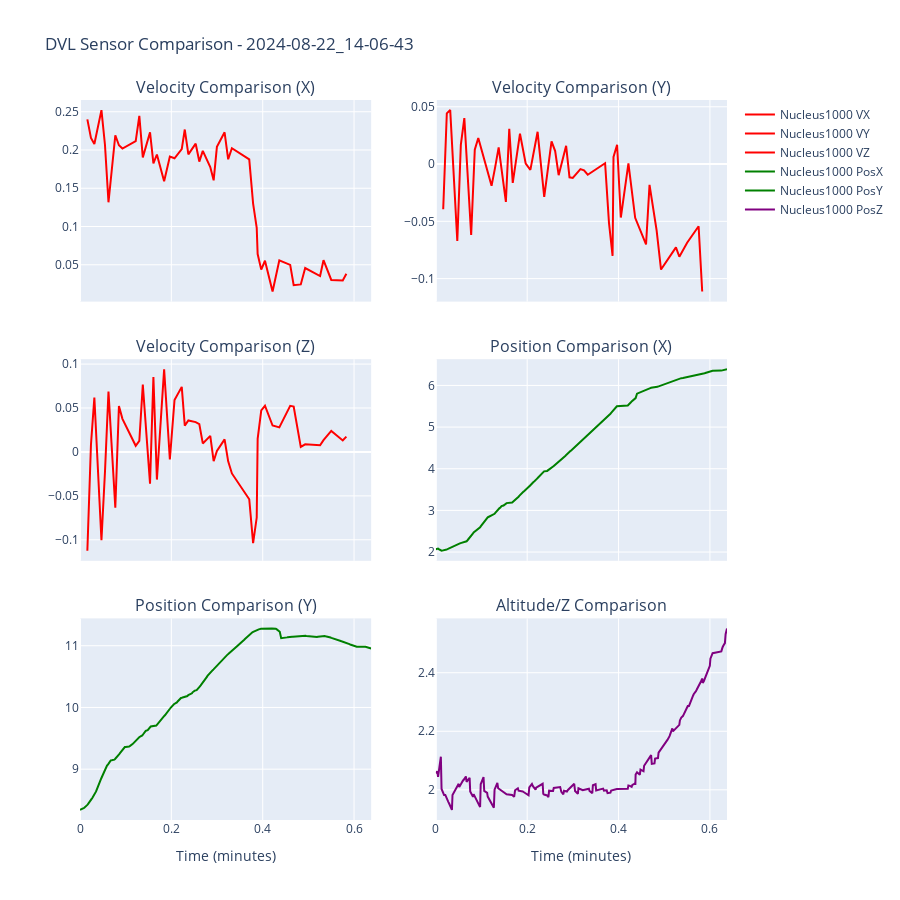

The notebook cell saved with this chart:
### Code cell
# 📊 DVL SENSOR COMPARISON ANALYSIS
# =================================
# Compare nucleus1000dvl bottomtrack data with traditional sensor_dvl position/velocity

# Reload the utility module to get latest updates
import importlib
importlib.reload(dvl_utils)

# Recreate analyzer with updated methods
analyzer = dvl_utils.Nucleus1000DVLAnalyzer(BY_BAG_FOLDER)

print("🔍 DVL Sensor Comparison Analysis")
print("=" * 50)

# Check available bags for comparison
selected_bag = first_bag  # Use the same bag as before
print(f"📁 Using bag: {selected_bag}")

# Load nucleus1000dvl bottomtrack data (primary DVL sensor)
nucleus_bt = analyzer.load_sensor_data("bottomtrack", selected_bag)

# Load traditional sensor DVL data for comparison
sensor_dvl_pos = analyzer._load_single_file("sensor_dvl_position", selected_bag)
sensor_dvl_vel = analyzer._load_single_file("sensor_dvl_velocity", selected_bag)

if nucleus_bt is not None and sensor_dvl_pos is not None and sensor_dvl_vel is not None:
    print(f"✅ Loaded nucleus1000dvl bottomtrack: {len(nucleus_bt)} samples")
    print(f"✅ Loaded sensor_dvl_position: {len(sensor_dvl_pos)} samples")
    print(f"✅ Loaded sensor_dvl_velocity: {len(sensor_dvl_vel)} samples")
    
    # Use the comparison function from our analyzer
    analyzer.compare_dvl_sensors(selected_bag, interactive=HAS_PLOTLY)
    
    # Data quality comparison
    print("\n📈 Data Quality Summary:")
    print("-" * 30)
    
    # Focus on key velocity columns
    nucleus_vel_cols = ['dvl_velocity_xyz.x', 'dvl_velocity_xyz.y', 'dvl_velocity_xyz.z']
    sensor_vel_cols = ['velocity.x', 'velocity.y', 'velocity.z']
    sensor_pos_cols = ['x', 'y', 'z']
    
    # Nucleus1000DVL bottomtrack statistics
    nucleus_valid = nucleus_bt.dropna(subset=nucleus_vel_cols)
    print(f"Nucleus1000DVL bottomtrack valid samples: {len(nucleus_valid)}/{len(nucleus_bt)} ({100*len(nucleus_valid)/len(nucleus_bt):.1f}%)")
    
    if len(nucleus_valid) > 0:
        print(f"  - Velocity X range: {nucleus_valid['dvl_velocity_xyz.x'].min():.3f} to {nucleus_valid['dvl_velocity_xyz.x'].max():.3f} m/s")
        print(f"  - Velocity Y range: {nucleus_valid['dvl_velocity_xyz.y'].min():.3f} to {nucleus_valid['dvl_velocity_xyz.y'].max():.3f} m/s") 
        print(f"  - Velocity Z range: {nucleus_valid['dvl_velocity_xyz.z'].min():.3f} to {nucleus_valid['dvl_velocity_xyz.z'].max():.3f} m/s")
    
    # Sensor DVL statistics
    sensor_vel_valid = sensor_dvl_vel.dropna(subset=sensor_vel_cols)
    sensor_pos_valid = sensor_dvl_pos.dropna(subset=sensor_pos_cols)
    
    print(f"\nTraditional sensor_dvl statistics:")
    print(f"  - Position valid samples: {len(sensor_pos_valid)}/{len(sensor_dvl_pos)} ({100*len(sensor_pos_valid)/len(sensor_dvl_pos):.1f}%)")
    print(f"  - Velocity valid samples: {len(sensor_vel_valid)}/{len(sensor_dvl_vel)} ({100*len(sensor_vel_valid)/len(sensor_dvl_vel):.1f}%)")
    
    if len(sensor_vel_valid) > 0:
        print(f"  - Velocity X range: {sensor_vel_valid['velocity.x'].min():.3f} to {sensor_vel_valid['velocity.x'].max():.3f} m/s")
        print(f"  - Velocity Y range: {sensor_vel_valid['velocity.y'].min():.3f} to {sensor_vel_valid['velocity.y'].max():.3f} m/s")
        print(f"  - Velocity Z range: {sensor_vel_valid['velocity.z'].min():.3f} to {sensor_vel_valid['velocity.z'].max():.3f} m/s")
    
    if len(sensor_pos_valid) > 0:
        print(f"  - Position X range: {sensor_pos_valid['x'].min():.3f} to {sensor_pos_valid['x'].max():.3f} m")
        print(f"  - Position Y range: {sensor_pos_valid['y'].min():.3f} to {sensor_pos_valid['y'].max():.3f} m")
        print(f"  - Position Z range: {sensor_pos_valid['z'].min():.3f} to {sensor_pos_valid['z'].max():.3f} m")
    
    # Data rate comparison
    print(f"\n🕐 Sampling Rate Comparison:")
    nucleus_duration = nucleus_bt['t_rel'].max() / 60.0  # minutes
    sensor_vel_duration = sensor_dvl_vel['t_rel'].max() / 60.0
    sensor_pos_duration = sensor_dvl_pos['t_rel'].max() / 60.0
    
    print(f"  - Nucleus1000DVL rate: {len(nucleus_bt)/nucleus_duration:.1f} samples/min")
    print(f"  - Sensor DVL velocity rate: {len(sensor_dvl_vel)/sensor_vel_duration:.1f} samples/min")
    print(f"  - Sensor DVL position rate: {len(sensor_dvl_pos)/sensor_pos_duration:.1f} samples/min")
    
else:
    missing = []
    if nucleus_bt is None:
        missing.append("nucleus1000dvl_bottomtrack")
    if sensor_dvl_pos is None:
        missing.append("sensor_dvl_position")
    if sensor_dvl_vel is None:
        missing.append("sensor_dvl_velocity")
    
    print(f"❌ Missing data files: {', '.join(missing)}")
    print("Cannot perform comparison analysis")

print("\n✅ DVL Sensor Comparison Complete!")

### Figure 1 — Plotly figure (JSON) as saved in the notebook; plotly's stock layout.template omitted (floating-point values rounded to 4 significant figures; data arrays with more than 128 entries replaced by an {"elided": "..."} marker saying what was removed)
{"data": [{"line": {"color": "red"}, "name": "Nucleus1000 VX", "type": "scatter", "x": [0.01612, 0.02399, 0.03144, 0.04697, 0.05469, 0.06236, 0.0773, 0.08522, 0.09288, 0.122, 0.1299, 0.1375, 0.1533, 0.1607, 0.1684, 0.1842, 0.1967, 0.2069, 0.2228, 0.2294, 0.2373, 0.2533, 0.2612, 0.2688, 0.2852, 0.2926, 0.2997, 0.3165, 0.3244, 0.3326, 0.3705, 0.379, 0.3869, 0.3889, 0.3968, 0.405, 0.4216, 0.4364, 0.4602, 0.4678, 0.4833, 0.493, 0.5256, 0.5331, 0.5501, 0.5753, 0.5831], "xaxis": "x", "y": [0.2401, 0.2158, 0.2079, 0.2522, 0.2065, 0.1317, 0.2193, 0.2062, 0.2019, 0.2114, 0.2446, 0.1903, 0.2231, 0.1824, 0.1941, 0.1592, 0.1915, 0.1892, 0.2012, 0.2268, 0.1943, 0.2083, 0.1849, 0.1989, 0.1777, 0.1604, 0.2041, 0.2231, 0.1879, 0.2022, 0.1878, 0.13, 0.09835, 0.06403, 0.04365, 0.05526, 0.01505, 0.05584, 0.04981, 0.02338, 0.02436, 0.04567, 0.03532, 0.05593, 0.03016, 0.02961, 0.0383], "yaxis": "y"}, {"line": {"color": "red"}, "name": "Nucleus1000 VY", "type": "scatter", "x": [0.01612, 0.02399, 0.03144, 0.04697, 0.05469, 0.06236, 0.0773, 0.08522, 0.09288, 0.122, 0.1299, 0.1375, 0.1533, 0.1607, 0.1684, 0.1842, 0.1967, 0.2069, 0.2228, 0.2294, 0.2373, 0.2533, 0.2612, 0.2688, 0.2852, 0.2926, 0.2997, 0.3165, 0.3244, 0.3326, 0.3705, 0.379, 0.3869, 0.3889, 0.3968, 0.405, 0.4216, 0.4364, 0.4602, 0.4678, 0.4833, 0.493, 0.5256, 0.5331, 0.5501, 0.5753, 0.5831], "xaxis": "x2", "y": [-0.03942, 0.04427, 0.0471, -0.06719, 0.0167, 0.04008, -0.06196, 0.01248, 0.02272, -0.01902, -0.002705, 0.01448, -0.03302, 0.03067, -0.01653, 0.02648, 0.0003268, -0.005085, 0.02815, 0.004586, -0.02865, 0.01979, 0.01128, -0.009766, 0.01588, -0.01157, -0.01217, -0.00444, -0.005445, -0.009353, 0.0007141, -0.0511, -0.08018, 0.006211, 0.01682, -0.04669, 0.0005542, -0.04692, -0.07017, -0.01816, -0.05788, -0.09209, -0.07273, -0.08091, -0.0687, -0.05431, -0.1113], "yaxis": "y2"}, {"line": {"color": "red"}, "name": "Nucleus1000 VZ", "type": "scatter", "x": [0.01612, 0.02399, 0.03144, 0.04697, 0.05469, 0.06236, 0.0773, 0.08522, 0.09288, 0.122, 0.1299, 0.1375, 0.1533, 0.1607, 0.1684, 0.1842, 0.1967, 0.2069, 0.2228, 0.2294, 0.2373, 0.2533, 0.2612, 0.2688, 0.2852, 0.2926, 0.2997, 0.3165, 0.3244, 0.3326, 0.3705, 0.379, 0.3869, 0.3889, 0.3968, 0.405, 0.4216, 0.4364, 0.4602, 0.4678, 0.4833, 0.493, 0.5256, 0.5331, 0.5501, 0.5753, 0.5831], "xaxis": "x3", "y": [-0.1125, 0.008206, 0.06198, -0.1006, -0.02255, 0.06865, -0.06355, 0.05234, 0.03769, 0.00704, 0.01252, 0.07662, -0.03618, 0.0854, -0.03148, 0.0941, -0.008654, 0.0592, 0.07408, 0.03001, 0.03584, 0.03393, 0.0317, 0.009677, 0.01827, -0.01056, 0.001201, 0.01431, -0.01065, -0.02447, -0.05387, -0.1038, -0.07467, 0.01482, 0.04738, 0.05258, 0.0301, 0.028, 0.05245, 0.05158, 0.005698, 0.008663, 0.007552, 0.01343, 0.02392, 0.01305, 0.01751], "yaxis": "y3"}, {"line": {"color": "green"}, "name": "Nucleus1000 PosX", "type": "scatter", "x": {"elided": "366 float values"}, "xaxis": "x4", "y": {"elided": "366 float values"}, "yaxis": "y4"}, {"line": {"color": "green"}, "name": "Nucleus1000 PosY", "type": "scatter", "x": {"elided": "366 float values"}, "xaxis": "x5", "y": {"elided": "366 float values"}, "yaxis": "y5"}, {"line": {"color": "purple"}, "name": "Nucleus1000 PosZ", "type": "scatter", "x": {"elided": "366 float values"}, "xaxis": "x6", "y": {"elided": "366 float values"}, "yaxis": "y6"}], "layout": {"annotations": [{"font": {"size": 16}, "showarrow": false, "text": "Velocity Comparison (X)", "x": 0.225, "xanchor": "center", "xref": "paper", "y": 1, "yanchor": "bottom", "yref": "paper"}, {"font": {"size": 16}, "showarrow": false, "text": "Velocity Comparison (Y)", "x": 0.775, "xanchor": "center", "xref": "paper", "y": 1, "yanchor": "bottom", "yref": "paper"}, {"font": {"size": 16}, "showarrow": false, "text": "Velocity Comparison (Z)", "x": 0.225, "xanchor": "center", "xref": "paper", "y": 0.64, "yanchor": "bottom", "yref": "paper"}, {"font": {"size": 16}, "showarrow": false, "text": "Position Comparison (X)", "x": 0.775, "xanchor": "center", "xref": "paper", "y": 0.64, "yanchor": "bottom", "yref": "paper"}, {"font": {"size": 16}, "showarrow": false, "text": "Position Comparison (Y)", "x": 0.225, "xanchor": "center", "xref": "paper", "y": 0.28, "yanchor": "bottom", "yref": "paper"}, {"font": {"size": 16}, "showarrow": false, "text": "Altitude/Z Comparison", "x": 0.775, "xanchor": "center", "xref": "paper", "y": 0.28, "yanchor": "bottom", "yref": "paper"}], "height": 900, "hovermode": "x unified", "title": {"text": "DVL Sensor Comparison - 2024-08-22_14-06-43"}, "xaxis": {"anchor": "y", "domain": [0, 0.45], "matches": "x5", "showticklabels": false}, "xaxis2": {"anchor": "y2", "domain": [0.55, 1], "matches": "x6", "showticklabels": false}, "xaxis3": {"anchor": "y3", "domain": [0, 0.45], "matches": "x5", "showticklabels": false}, "xaxis4": {"anchor": "y4", "domain": [0.55, 1], "matches": "x6", "showticklabels": false}, "xaxis5": {"anchor": "y5", "domain": [0, 0.45], "title": {"text": "Time (minutes)"}}, "xaxis6": {"anchor": "y6", "domain": [0.55, 1], "title": {"text": "Time (minutes)"}}, "yaxis": {"anchor": "x", "domain": [0.72, 1]}, "yaxis2": {"anchor": "x2", "domain": [0.72, 1]}, "yaxis3": {"anchor": "x3", "domain": [0.36, 0.64]}, "yaxis4": {"anchor": "x4", "domain": [0.36, 0.64]}, "yaxis5": {"anchor": "x5", "domain": [0, 0.28]}, "yaxis6": {"anchor": "x6", "domain": [0, 0.28]}}}
